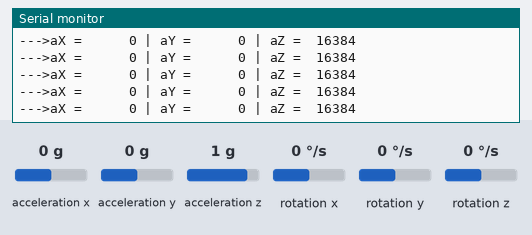
A sketch run on a simulated Arduino Uno, built with avr-gcc and run on an emulated ATmega328P. On the bench: the last lines printed to the serial monitor. Wiring (inferred from the names in the program): MPU-6050 motion sensor at I2C address 0x68. The inputs (shaded band) are chosen by the test bench; at power-on: acceleration x 0 g, acceleration y 0 g, acceleration z 1 g, rotation x 0 °/s, rotation y 0 °/s, rotation z 0 °/s.

Above: at 1.2 s.
1.3 s: acceleration x set to -1.4 g
At 1.34 s:
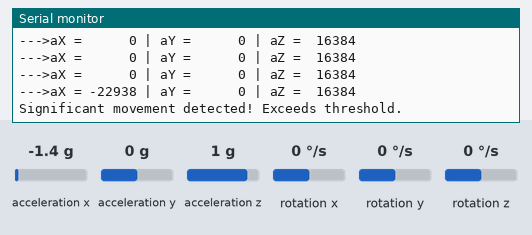
2.8 s: acceleration y set to -1.4 g
At 2.87 s:
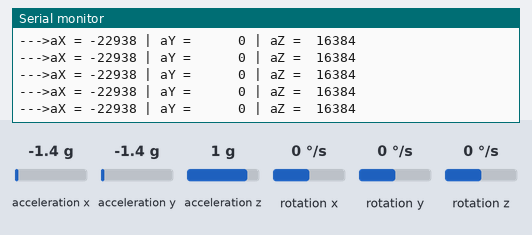
4.4 s: acceleration z set to -1.4 g
At 4.41 s:
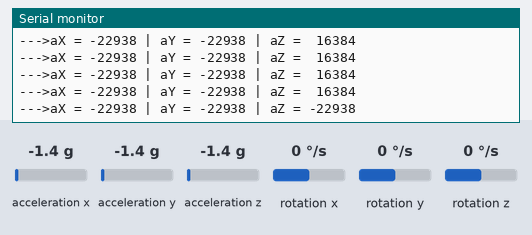
6.3 s: acceleration x set to 0 g
At 6.36 s:
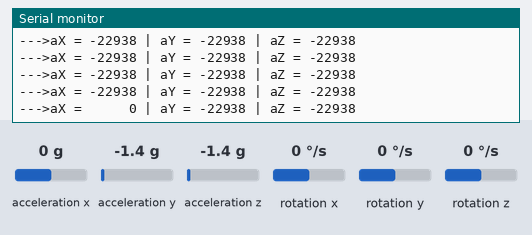
7.9 s: acceleration y set to 0 g
At 8.0 s:
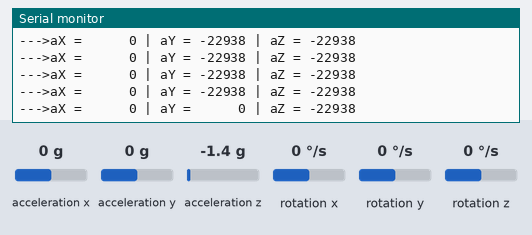
9.6 s: acceleration z set to 0 g
At 9.64 s:
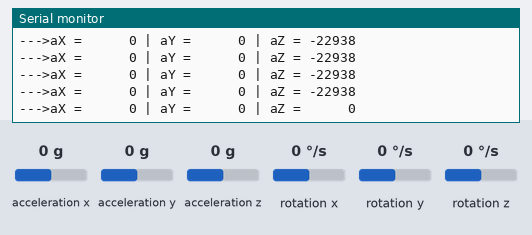

The sketch:

with_ai.ino
```cpp
#include "Wire.h"

// MPU6050 I2C address
const int MPU_ADDR = 0x68;

// Variables to store raw accelerometer data
int16_t accelerometer_x, accelerometer_y, accelerometer_z;
int mainX = 0, mainY = 0;

// Global threshold variable
int motion_threshold = 200; // Example threshold value, can be adjusted

// Temporary buffer for string conversion
char tmp_str[7];

// Converts int16 to string for serial printing
char *convert_int16_to_str(int16_t i) {
  sprintf(tmp_str, "%6d", i);
  return tmp_str;
}

void setup() {
  // Initialize Serial Communication
  Serial.begin(115200);
  Serial.println(F("Activating Watcher..."));

  // Initialize I2C communication with MPU6050
  Wire.begin();

  // Wake up MPU6050
  Wire.beginTransmission(MPU_ADDR);
  Wire.write(0x6B); // Access the power management register (PWR_MGMT_1)
  Wire.write(0);    // Wake up the MPU6050 by writing 0 to this register
  if (Wire.endTransmission(true) != 0) {
    Serial.println("Failed to initialize MPU6050.");
    while (1)
      ; // Stop further execution if initialization fails
  } else {
    Serial.println("MPU6050 initialized successfully.");
  }
}

void loop() {
  // Call the function to check for movement and alert
  check_gy_sensor(true, 5);
}

void check_gy_sensor(bool print_records, int neg_motion) {
  // Small delay to avoid excessive serial output
  delay(100);

  // Request accelerometer data from MPU6050
  Wire.beginTransmission(MPU_ADDR);
  Wire.write(0x3B); // Starting with register 0x3B (ACCEL_XOUT_H)
  Wire.endTransmission(false);

  // Check if data was successfully requested
  if (Wire.requestFrom(MPU_ADDR, 7 * 2, true) != 14) {
    Serial.println("Error reading accelerometer data.");
    return;
  }

  // Read accelerometer data
  accelerometer_x = Wire.read() << 8 | Wire.read();
  accelerometer_y = Wire.read() << 8 | Wire.read();
  accelerometer_z = Wire.read() << 8 | Wire.read();

  // Print accelerometer values if print_records is true
  if (print_records) {
    Serial.print(F("--->aX = "));
    Serial.print(convert_int16_to_str(accelerometer_x));
    Serial.print(F(" | aY = "));
    Serial.print(convert_int16_to_str(accelerometer_y));
    Serial.print(F(" | aZ = "));
    Serial.println(convert_int16_to_str(accelerometer_z));
  }

  // Check for significant movement and compare with the threshold
  if (neg_motion != -1) {
    int avg_change = (change_detector(accelerometer_x, mainX) +
                      change_detector(accelerometer_y, mainY)) /
                     2;

    // Print message if the average change exceeds the threshold
    if (avg_change > motion_threshold) {
      Serial.println("Significant movement detected! Exceeds threshold.");
    }

    // Detailed printout if print_records is false
    if (!print_records) {
      Serial.print(F("!@ aX = "));
      Serial.print(mainX);
      Serial.print(F(" -> "));
      Serial.print(accelerometer_x);
      Serial.print(F(" | aY = "));
      Serial.print(mainY);
      Serial.print(F(" -> "));
      Serial.print(accelerometer_y);
      Serial.print(" avg change (" + String(avg_change) + ") ");
    }
  }

  // Update mainX and mainY to current accelerometer values
  mainX = accelerometer_x;
  mainY = accelerometer_y;
}

// Function to detect significant changes in values
bool change_Detector(int value_to_be_compare, int previous_value, int margin) {
  return !((value_to_be_compare >= previous_value - margin) &&
           (value_to_be_compare <= previous_value + margin));
}

// Function to calculate absolute difference between two values
int change_detector(int val1, int val2) { return abs(val1 - val2); }
```

Measured:
- after the input at 1.3 s, the serial monitor: prints a new line at once (image 1)
- after the input at 4.4 s, the serial monitor: prints a new line at once (image 3)
- after the input at 6.3 s, the serial monitor: prints a new line after 0.06 s (image 4)
- after the input at 7.9 s, the serial monitor: prints a new line after 0.10 s (image 5)
- after the input at 9.6 s, the serial monitor: prints a new line at once (image 6)
